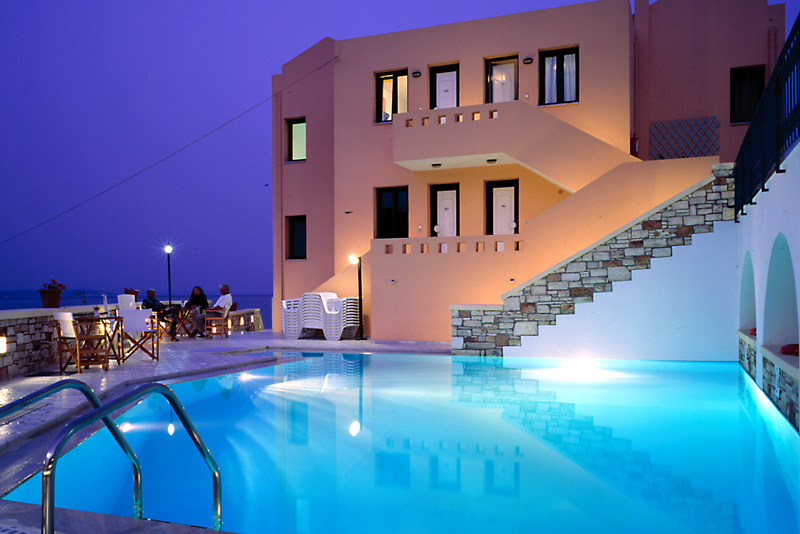
#> input picture 2nd_year/2_semester/SiS/07_obdelava_2D_signalov/0701_pretvorbe_barvnih_prostorov/slike/sea-breeze-apartments-pool.jpg, 800 x 534 px
$ python barvne_transformacije.py
#> lines starting #> are read from the running program, lines starting #| are printed output that depends on the picture
#> further down, slika is the input picture: shape (534, 800, 3); mean R, G, B 90.7, 114.9, 161
#| uint8
import numpy as np
import matplotlib.pyplot as pyplot

#dela

#import cv2

##ta dela isto kot funkcija v cv2
def RGB_v_HSV(slika):

    tmp = np.copy(slika)

    for x in range(tmp.shape[0]):
        for y in range(tmp.shape[1]):
            R = tmp[x][y][0] / 255.0
            G = tmp[x][y][1] / 255.0
            B = tmp[x][y][2] / 255.0

            Cmax = max(R, G, B)
            Cmin = min(R, G, B)

            delta = Cmax - Cmin

            #mora biti med 0 in 255
            v = Cmax * 255

            #mora biti med 0 in 255
            if(Cmax == 0):
                s = 0
            else:
                s = (delta / Cmax) * 255

            if(delta == 0):
                h = 0
            elif(Cmax == R):
                h = (60 * ((G - B) / delta)) % 360
                #h = (60 * ((G - B) / delta)) % 180
            elif(Cmax == G):
                h = (60 * ((B - R) / delta) + 120) % 360
                #h = (60 * ((B - R) / delta) + 120) % 180
            elif(Cmax == B):
                h = (60 * ((R - G) / delta) + 240) % 360
                #h = (60 * ((R - G) / delta) + 240) % 180

            #delimo z 2 da dobimo 180 (stopine / 2), ker mora biti med 0 in 180
            tmp[x][y][0] = h / 2
            tmp[x][y][1] = s
            tmp[x][y][2] = v
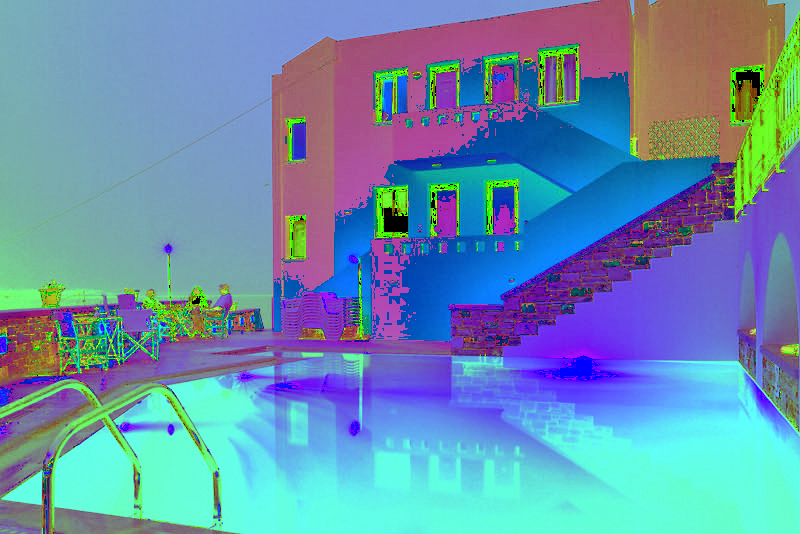
#> tmp: shape (534, 800, 3); mean R, G, B 104, 143.7, 175

    return tmp

def HSV_v_RGB(slika):

    tmp = np.copy(slika)

    for x in range(tmp.shape[0]):
        for y in range(tmp.shape[1]):

            h = tmp[x][y][0] * 2
            s = tmp[x][y][1] / 255
            v = tmp[x][y][2] / 255


            C = s * v
            H_ = h / 60
            X = C * (1 - abs(H_ % 2 - 1))

            m = v - C

            if(H_ >= 0 and H_ < 1):
                R1 = C
                G1 = X
                B1 = 0
            elif(H_ >= 1 and H_ < 2):
                R1 = X
                G1 = C
                B1 = 0
            elif(H_ >= 2 and H_ < 3):
                R1 = 0
                G1 = C
                B1 = X
            elif(H_ >= 3 and H_ < 4):
                R1 = 0
                G1 = X
                B1 = C
            elif(H_ >= 4 and H_ < 5):
                R1 = X
                G1 = 0
                B1 = C
            elif(H_ >= 5 and H_ < 6):
                R1 = C
                G1 = 0
                B1 = X


            tmp[x][y][0] = (R1 + m) * 255
            tmp[x][y][1] = (G1 + m) * 255
            tmp[x][y][2] = (B1 + m) * 255

    return tmp

# [48 lines left out: functions RGB_v_YCbCr, YCbCr_v_RGB, not called in this run]

if __name__ == '__main__':
    print("Modul za pretvorbo barvnih prostorov!")

    slika = pyplot.imread('slike/sea-breeze-apartments-pool.jpg')

    print(slika.dtype)


    #img = cv2.cvtColor(slika, cv2.COLOR_RGB2HSV)

    #pyplot.figure()
    #pyplot.imshow(img)

    slikaHSV = RGB_v_HSV(slika)

    pyplot.figure()
    pyplot.imshow(slikaHSV)

    slikaRGB = HSV_v_RGB(slikaHSV)

    pyplot.figure()
    pyplot.imshow(slikaRGB)

    pyplot.show()

    '''

    slikaYCbCr = RGB_v_YCbCr(slika)

    pyplot.figure()
    pyplot.imshow(slikaYCbCr)

    slikaRGB = YCbCr_v_RGB(slikaYCbCr)

    pyplot.figure()
    pyplot.imshow(slikaRGB)

    pyplot.show()


    img = cv2.cvtColor(slika, cv2.COLOR_RGB2YCR_CB)

    pyplot.imshow(img)
    pyplot.show()


    slikaYCbCr = RGB_v_YCbCr(slika)


    pyplot.imshow(slikaYCbCr)
    pyplot.show()

    slikaRGB = YCbCr_v_RGB(slikaYCbCr)


    pyplot.imshow(slikaRGB)
    pyplot.show()


    '''
